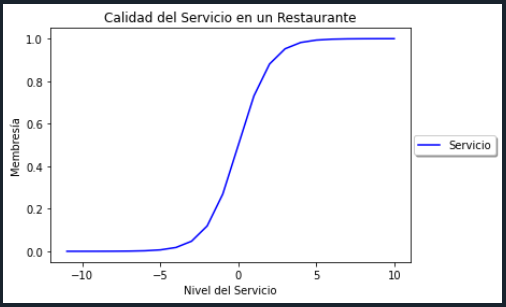

Write the Python code that produced this figure.
import numpy as np
import skfuzzy as sk
import matplotlib.pyplot as plt

x = np.arange(-11, 11, 1)

vd_sigmoide = sk.sigmf(x, 0, 1)

plt.figure()
plt.plot(x, vd_sigmoide, 'b', linewidth=1.5, label='Servicio')
plt.title('Calidad del Servicio en un Restaurante')
plt.ylabel('Membresía')
plt.xlabel('Nivel del Servicio')
plt.legend(loc='center right', bbox_to_anchor=(1.25, 0.5), ncol=1, fancybox=True, shadow=True)
